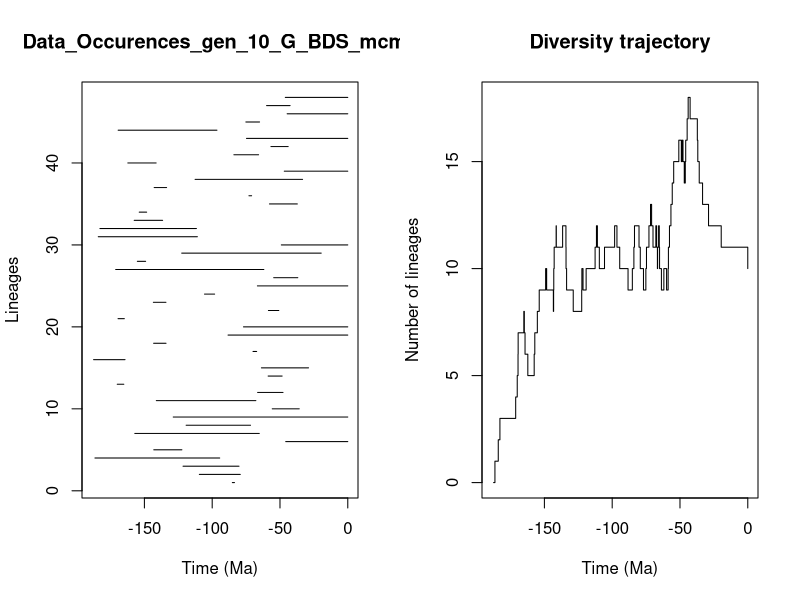

The R source for this figure:


pdf(file='../Genus/pyrate_mcmc_logs/Data_Occurences_gen_10_G_BDS_mcmc_LTT.pdf',width=0.6*20, height=0.6*10)
title = "Data_Occurences_gen_10_G_BDS_mcmc"
ts=c(85.13888598129148, 109.48112224151862,121.50910419221819,186.48548560561994,143.08813639703578,45.776830908804946,157.08080779115443,119.22085979938211,128.73359886674606,55.70862257264913,141.20996969245175,66.49715327306491,170.03630473958802,58.737976308350675,63.69763497482485,187.48292098741425,69.89761779149136,143.1980833166654,88.31069008938738,76.92643017264238,169.4439897096377,58.53691767174935,143.39601317626966,105.67005780772055,66.65762759780297,54.64588252793922,171.1800022520487,155.20651067517636,122.48330308081636,49.01217593882138,184.02711306034908,182.80568538685756,157.53605918386148,153.81699003587352,57.75955804659683,72.89187877021601,142.795526666551,112.60723059311944,46.844081629115436,162.2238792578837,84.00475347700757,56.67583235881209,74.71340194769802,169.36528138270427,75.17327569411013,44.71694445978869,59.887225662030986,46.08492703966626)
te=c(83.55590196507477, 79.27903748918716,80.21232891092228,94.45581198624949,122.35681964628981,0.0,65.27523357660147,71.7332845713307,0.0,35.8045503994963,67.80427648401138,47.770652978451686,165.18056062082604,48.41952662738186,28.938896128611024,164.28326166640647,67.2074848750216,134.04302616971705,0.0,0.0,164.79917816525557,50.868807939170374,134.11433096577056,98.21106612302316,0.0,36.86466191224944,61.898251091919825,149.0942189794722,19.59088052071459,0.0,110.91159107819078,111.61003537487845,136.5616228872137,148.3398271468085,37.21277877372721,70.92834854013444,133.63023778920817,33.3447757948543,0.0,141.34938454212727,65.78483936363027,43.9657971881347,0.0,96.49404325920842,65.06504122683589,0.0,42.52812144742673,0.0)
div_traj=c(0, 1,2,3,4,5,6,7,8,7,6,5,6,7,8,9,10,9,8,9,10,11,12,11,12,11,10,9,8,9,10,9,10,11,12,11,10,11,12,11,10,9,10,11,12,11,10,9,10,11,12,13,12,11,12,11,10,11,12,11,10,9,10,9,10,11,12,13,14,15,16,15,16,15,14,15,16,17,18,17,16,15,14,13,12,11,10)
time_events=c(187.48292098741425, 186.48548560561994,184.02711306034908,182.80568538685756,171.1800022520487,170.03630473958802,169.4439897096377,169.36528138270427,165.18056062082604,164.79917816525557,164.28326166640647,162.2238792578837,157.53605918386148,157.08080779115443,155.20651067517636,153.81699003587352,149.0942189794722,148.3398271468085,143.39601317626966,143.1980833166654,143.08813639703578,142.795526666551,141.34938454212727,141.20996969245175,136.5616228872137,134.11433096577056,134.04302616971705,133.63023778920817,128.73359886674606,122.48330308081636,122.35681964628981,121.50910419221819,119.22085979938211,112.60723059311944,111.61003537487845,110.91159107819078,109.48112224151862,105.67005780772055,98.21106612302316,96.49404325920842,94.45581198624949,88.31069008938738,85.13888598129148,84.00475347700757,83.55590196507477,80.21232891092228,79.27903748918716,76.92643017264238,75.17327569411013,74.71340194769802,72.89187877021601,71.7332845713307,70.92834854013444,69.89761779149136,67.80427648401138,67.2074848750216,66.65762759780297,66.49715327306491,65.78483936363027,65.27523357660147,65.06504122683589,63.69763497482485,61.898251091919825,59.887225662030986,58.737976308350675,58.53691767174935,57.75955804659683,56.67583235881209,55.70862257264913,54.64588252793922,50.868807939170374,49.01217593882138,48.41952662738186,47.770652978451686,46.844081629115436,46.08492703966626,45.776830908804946,44.71694445978869,43.9657971881347,42.52812144742673,37.21277877372721,36.86466191224944,35.8045503994963,33.3447757948543,28.938896128611024,19.59088052071459,0.0)
                par(mfrow=c(1,2))
                L = length(ts)
                plot(ts, 1:L , xlim=c(-max(ts)-1,0), pch=20, type="n", main=title,xlab="Time (Ma)",ylab="Lineages")
                for (i in 1:L){segments(x0=-te[i],y0=i,x1=-ts[i],y1=i)}    
                t = -time_events
                plot(div_traj ~ t,type="s", main = "Diversity trajectory",xlab="Time (Ma)",ylab="Number of lineages",xlim=c(-max(ts)-1,0))
                abline(v=c(65,200,251,367,445),lty=2,col="gray")
                
